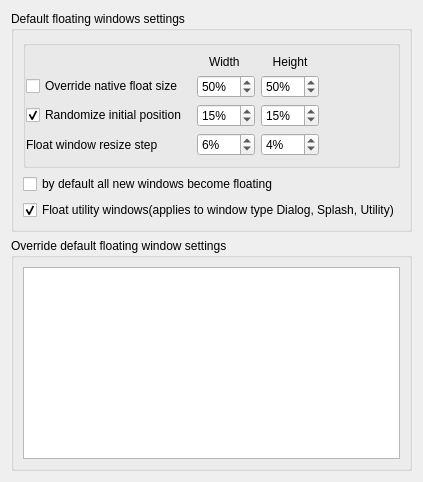
     <widget class="QWidget" name="_FloatTab">
      <attribute name="title">
       <string>Float</string>
      </attribute>
      <layout class="QVBoxLayout" name="verticalLayout_19">
       <item>
        <widget class="QGroupBox" name="GB_0_floatSettings">
         <property name="sizePolicy">
          <sizepolicy hsizetype="Minimum" vsizetype="Minimum">
           <horstretch>0</horstretch>
           <verstretch>0</verstretch>
          </sizepolicy>
         </property>
         <property name="mouseTracking">
          <bool>false</bool>
         </property>
         <property name="tabletTracking">
          <bool>false</bool>
         </property>
         <property name="autoFillBackground">
          <bool>false</bool>
         </property>
         <property name="title">
          <string>Default floating windows settings</string>
         </property>
         <property name="checkable">
          <bool>false</bool>
         </property>
         <property name="checked">
          <bool>false</bool>
         </property>
         <layout class="QVBoxLayout" name="verticalLayout_25">
          <item>
           <widget class="QGroupBox" name="groupBox_29">
            <property name="sizePolicy">
             <sizepolicy hsizetype="Expanding" vsizetype="Minimum">
              <horstretch>0</horstretch>
              <verstretch>0</verstretch>
             </sizepolicy>
            </property>
            <property name="title">
             <string/>
            </property>
            <property name="flat">
             <bool>true</bool>
            </property>
            <layout class="QGridLayout" name="gridLayout_30">
             <property name="leftMargin">
              <number>0</number>
             </property>
             <item row="0" column="2">
              <widget class="QLabel" name="label_60">
               <property name="text">
                <string>Height</string>
               </property>
               <property name="alignment">
                <set>Qt::AlignmentFlag::AlignCenter</set>
               </property>
              </widget>
             </item>
             <item row="2" column="2">
              <widget class="QSpinBox" name="kcfg_floatRandomHeight">
               <property name="toolTip">
                <string>&lt;html&gt;&lt;head/&gt;&lt;body&gt;&lt;p&gt;Percentage of the range from the top of the screen to the window placed in the center of the screen.Determines the randomization spread.&lt;/p&gt;&lt;/body&gt;&lt;/html&gt;</string>
               </property>
               <property name="suffix">
                <string>%</string>
               </property>
               <property name="minimum">
                <number>1</number>
               </property>
               <property name="maximum">
                <number>100</number>
               </property>
               <property name="value">
                <number>15</number>
               </property>
              </widget>
             </item>
             <item row="0" column="1">
              <widget class="QLabel" name="label_59">
               <property name="sizePolicy">
                <sizepolicy hsizetype="Minimum" vsizetype="Minimum">
                 <horstretch>0</horstretch>
                 <verstretch>0</verstretch>
                </sizepolicy>
               </property>
               <property name="sizeIncrement">
                <size>
                 <width>0</width>
                 <height>0</height>
                </size>
               </property>
               <property name="text">
                <string>Width </string>
               </property>
               <property name="alignment">
                <set>Qt::AlignmentFlag::AlignCenter</set>
               </property>
              </widget>
             </item>
             <item row="1" column="3">
              <spacer name="horizontalSpacer_21">
               <property name="orientation">
                <enum>Qt::Orientation::Horizontal</enum>
               </property>
               <property name="sizeHint" stdset="0">
                <size>
                 <width>40</width>
                 <height>20</height>
                </size>
               </property>
              </spacer>
             </item>
             <item row="1" column="1">
              <widget class="QSpinBox" name="kcfg_floatDefaultWidth">
               <property name="toolTip">
                <string>&lt;html&gt;&lt;head/&gt;&lt;body&gt;&lt;p&gt;The initial width of a floating window in percent of the screen width.&lt;/p&gt;&lt;/body&gt;&lt;/html&gt;</string>
               </property>
               <property name="suffix">
                <string>%</string>
               </property>
               <property name="minimum">
                <number>1</number>
               </property>
               <property name="maximum">
                <number>100</number>
               </property>
               <property name="value">
                <number>50</number>
               </property>
              </widget>
             </item>
             <item row="2" column="0">
              <widget class="QCheckBox" name="kcfg_floatRandomEnable">
               <property name="text">
                <string>Randomize initial position </string>
               </property>
               <property name="checked">
                <bool>true</bool>
               </property>
              </widget>
             </item>
             <item row="1" column="2">
              <widget class="QSpinBox" name="kcfg_floatDefaultHeight">
               <property name="toolTip">
                <string>&lt;html&gt;&lt;head/&gt;&lt;body&gt;&lt;p&gt;The initial height of a floating window in percent of the screen height.&lt;/p&gt;&lt;/body&gt;&lt;/html&gt;</string>
               </property>
               <property name="suffix">
                <string>%</string>
               </property>
               <property name="minimum">
                <number>1</number>
               </property>
               <property name="maximum">
                <number>100</number>
               </property>
               <property name="value">
                <number>50</number>
               </property>
              </widget>
             </item>
             <item row="1" column="0">
              <widget class="QCheckBox" name="kcfg_floatDefaultSizeEnable">
               <property name="text">
                <string>Override native float size</string>
               </property>
               <property name="checked">
                <bool>false</bool>
               </property>
              </widget>
             </item>
             <item row="3" column="0">
              <widget class="QLabel" name="label_76">
               <property name="text">
                <string>Float window resize step</string>
               </property>
              </widget>
             </item>
             <item row="2" column="1">
              <widget class="QSpinBox" name="kcfg_floatRandomWidth">
               <property name="toolTip">
                <string>&lt;html&gt;&lt;head/&gt;&lt;body&gt;&lt;p&gt;Percentage of the range from the left border of the screen to the window placed in the center of the screen.Determines the randomization spread.&lt;/p&gt;&lt;/body&gt;&lt;/html&gt;</string>
               </property>
               <property name="suffix">
                <string>%</string>
               </property>
               <property name="minimum">
                <number>1</number>
               </property>
               <property name="maximum">
                <number>100</number>
               </property>
               <property name="value">
                <number>15</number>
               </property>
              </widget>
             </item>
             <item row="3" column="1">
              <widget class="QSpinBox" name="kcfg_floatSizeStepWidth">
               <property name="toolTip">
                <string>&lt;html&gt;&lt;head/&gt;&lt;body&gt;&lt;p&gt;What percentage of the screen width will the floating window expand or contract by each time the keyboard shortcut is pressed?&lt;/p&gt;&lt;/body&gt;&lt;/html&gt;</string>
               </property>
               <property name="suffix">
                <string>%</string>
               </property>
               <property name="minimum">
                <number>0</number>
               </property>
               <property name="maximum">
                <number>100</number>
               </property>
               <property name="value">
                <number>6</number>
               </property>
              </widget>
             </item>
             <item row="3" column="2">
              <widget class="QSpinBox" name="kcfg_floatSizeStepHeight">
               <property name="toolTip">
                <string>&lt;html&gt;&lt;head/&gt;&lt;body&gt;&lt;p&gt;What percentage of the screen height will the floating window expand or contract by each time the keyboard shortcut is pressed?&lt;/p&gt;&lt;/body&gt;&lt;/html&gt;</string>
               </property>
               <property name="suffix">
                <string>%</string>
               </property>
               <property name="minimum">
                <number>0</number>
               </property>
               <property name="maximum">
                <number>100</number>
               </property>
               <property name="value">
                <number>4</number>
               </property>
              </widget>
             </item>
            </layout>
           </widget>
          </item>
          <item>
           <widget class="QCheckBox" name="kcfg_floatAsDefault">
            <property name="toolTip">
             <string>This is mainly for debugging purpose, but can also be used to meet some specific requirements.</string>
            </property>
            <property name="text">
             <string>by default all new windows become floating</string>
            </property>
            <property name="checked">
             <bool>false</bool>
            </property>
           </widget>
          </item>
          <item>
           <widget class="QCheckBox" name="kcfg_floatUtility">
            <property name="toolTip">
             <string>This is mainly for debugging purpose, but can also be used to meet some specific requirements.</string>
            </property>
            <property name="text">
             <string>Float utility windows(applies to window type Dialog, Splash, Utility)</string>
            </property>
            <property name="checked">
             <bool>true</bool>
            </property>
           </widget>
          </item>
         </layout>
        </widget>
       </item>
       <item>
        <widget class="QGroupBox" name="groupBox_6">
         <property name="sizePolicy">
          <sizepolicy hsizetype="Expanding" vsizetype="Expanding">
           <horstretch>0</horstretch>
           <verstretch>0</verstretch>
          </sizepolicy>
         </property>
         <property name="title">
          <string>Override default floating window settings</string>
         </property>
         <layout class="QGridLayout" name="gridLayout_6">
          <item row="4" column="1">
           <widget class="QPlainTextEdit" name="kcfg_floatConfig">
            <property name="toolTip">
             <string>&lt;html&gt;&lt;head/&gt;&lt;body&gt;&lt;p&gt;&lt;span style=&quot; font-size:10pt;&quot;&gt;One rule per line. Format:&lt;/span&gt;&lt;/p&gt;&lt;p&gt;&lt;span style=&quot; font-size:10pt; font-weight:700;&quot;&gt;&amp;lt;ClassName&amp;gt;[,&amp;lt;ClassName&amp;gt;...][:&amp;lt;Title&amp;gt;]:&amp;lt;param&amp;gt;=&amp;lt;value&amp;gt;[,&amp;lt;param&amp;gt;=&amp;lt;value&amp;gt;...]&lt;/span&gt;&lt;/p&gt;&lt;p&gt;&lt;span style=&quot; font-size:10pt;&quot;&gt;Wrap title in [brackets] for substring match, e.g. [Firefox] matches &amp;quot;Mozilla Firefox&amp;quot;.&lt;/span&gt;&lt;/p&gt;&lt;p&gt;&lt;span style=&quot; font-size:10pt;&quot;&gt;Without brackets the title is matched exactly.&lt;br/&gt;&lt;/span&gt;&lt;/p&gt;&lt;p&gt;&lt;span style=&quot; font-size:10pt;&quot;&gt;Examples:&lt;/span&gt;&lt;/p&gt;&lt;p&gt;&lt;span style=&quot; font-size:10pt;&quot;&gt;Make Krohnkite settings float:&lt;/span&gt;&lt;/p&gt;&lt;p&gt;&lt;span style=&quot; font-size:10pt; font-weight:700;&quot;&gt;systemsettings:Configure — System Settings:auto=1&lt;/span&gt;&lt;/p&gt;&lt;p&gt;&lt;span style=&quot; font-size:10pt;&quot;&gt;Windows with windowClass &lt;/span&gt;&lt;span style=&quot; font-size:10pt; font-weight:700;&quot;&gt;konsole,kate &lt;/span&gt;&lt;span style=&quot; font-size:10pt;&quot;&gt;will always be floating with init size width/height=60% of init screen and with left indent 120 pixel and top indent 10% of init screen height. &lt;/span&gt;&lt;/p&gt;&lt;p&gt;&lt;span style=&quot; font-size:10pt; font-weight:700;&quot;&gt;konsole,kate:width=60,height=60,li=120px,ti=10%&lt;/span&gt;&lt;/p&gt;&lt;p&gt;&lt;span style=&quot; font-size:10pt;&quot;&gt;Windows with windowClass 'firefox' and title contain 'Firefox' word will have width: 60%,height: native and will float when open by could be tile later.&lt;/span&gt;&lt;/p&gt;&lt;p&gt;&lt;span style=&quot; font-size:10pt; font-weight:700;&quot;&gt;firefox:[Firefox]:w=60,f=false,auto=true&lt;/span&gt;&lt;/p&gt;&lt;p&gt;&lt;span style=&quot; font-size:10pt;&quot;&gt;window with any class and 'gimp' title will have shoudFloat=true&lt;/span&gt;&lt;/p&gt;&lt;p&gt;&lt;span style=&quot; font-size:10pt; font-weight:700;&quot;&gt;:gimp: (all defaults) &lt;/span&gt;&lt;span style=&quot; font-size:10pt;&quot;&gt;&lt;br/&gt;&lt;/span&gt;&lt;/p&gt;&lt;p&gt;&lt;span style=&quot; font-size:10pt;&quot;&gt;Params could be omit:&lt;/span&gt;&lt;/p&gt;&lt;p&gt;&lt;span style=&quot; font-size:10pt;&quot;&gt;shoudFloat, f — makes window float forever. true or false (default: true)&lt;/span&gt;&lt;/p&gt;&lt;p&gt;&lt;span style=&quot; font-size:10pt;&quot;&gt;auto, a — open window float. true or false (default:  'by default all new windows become floating' flag value )&lt;/span&gt;&lt;/p&gt;&lt;p&gt;&lt;span style=&quot; font-size:10pt;&quot;&gt;width, w — 1-100 percent of screen (default: inherit global)&lt;/span&gt;&lt;/p&gt;&lt;p&gt;&lt;span style=&quot; font-size:10pt;&quot;&gt;height, h — 1-100 percent of screen (default: inherit global)&lt;/span&gt;&lt;/p&gt;&lt;p&gt;&lt;span style=&quot; font-size:10pt;&quot;&gt;leftIndent, left, li — offset from left in px (default) or % (e.g. 100, 50px, 20%). Default: inherit native&lt;/span&gt;&lt;/p&gt;&lt;p&gt;&lt;span style=&quot; font-size:10pt;&quot;&gt;topIndent, top, ti — offset from top in px (default) or % (e.g. 100, 50px, 20%). Default: inherit native&lt;/span&gt;&lt;/p&gt;&lt;p&gt;&lt;span style=&quot; font-size:10pt;&quot;&gt;stepWidth, sw — 0-100 percent of screen width by which the floating window move,expands/contracts per resize/move shortcut press (default: inherit global)&lt;/span&gt;&lt;/p&gt;&lt;p&gt;&lt;span style=&quot; font-size:10pt;&quot;&gt;stepHeight, sh — 0-100 percent of screen height by which the floating window move,expands/contracts per resize/move shortcut press (default: inherit global)&lt;/span&gt;&lt;/p&gt;&lt;/body&gt;&lt;/html&gt;</string>
            </property>
           </widget>
          </item>
         </layout>
        </widget>
       </item>
      </layout>
     </widget>
